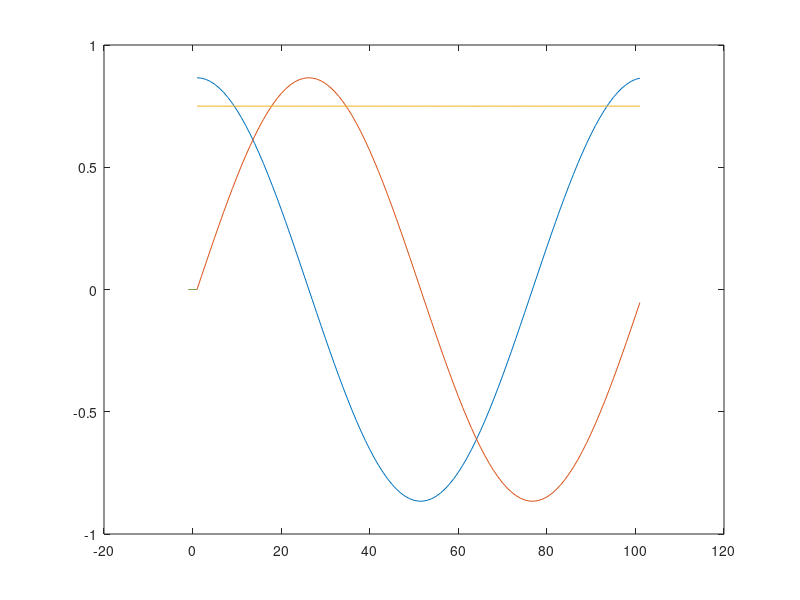

The MATLAB script that drew this image: (Note: this script raises an error after producing the figure.)
clc; close all; clear;
cd     '/people/gesla/Documents/git/mtb-work/sn-stab/sn-noack';
%%

% Noack system
% f=[mu*u-v*g-w*u;
%     mu*v+u/g-v*w;
%     -w+u^2+v^2*g*g];

clc; clear; close all;
%%
%
%parms
% it=it+1;
% mu=0.04; r=sqrt(mu); gm=1; %gamma
% mu=0.04+it*0.04; r=sqrt(mu); gm=1; %gamma
mu=3/4; r=sqrt(mu); gm=1; %gamma
neq=3; np=100; np=np+2; om1=1; nt=15;

%init
t=0:2*pi/(np-1):2*pi; u=r*cos(t*om1); v=r*sin(t*om1)/gm; w=r^2*ones(1,length(t));
T=2*pi; x=u; y=v; z=w;

X=[x(1:end-1)',y(1:end-1)',z(1:end-1)'];
% X=X+rand(size(X))*1e-2;

%

z=fft(X); 
arr=[1:nt]; a1=arr; arr=[arr,length(z)-fliplr(arr(1:end-1))+1];
zcut=z*0; zcut(arr,:)=z(arr,:);
X2=ifft(zcut);

close all;
plot(X); hold on;
plot(X2); hold on;
%
z1=zcut(a1,:)./(np-1);
om=2*pi/T;
an=angle(sum(z1(2,1))); %this could be better
z1=z1.*exp(-an*1i*[0:nt-1]');
angle(sum(z1(:,1)))
% zcut(arr,:)=zcut(arr,:).*exp(an*1i*[arr-1]');
% X3=ifft(zcut);
% plot(X3); hold on;
% x=real(z1(1,1)+z1(2,1)*exp(i*om*t)+z1(3,1)*exp(2*i*om*t)+z1(2,1)'*exp(-i*om*t)+z1(3,1)'*exp(-2*i*om*t));
% x=real(z1(1,1)+z1(2,1)*exp(1i*om*t)+z1(2,1)'*exp(-1i*om*t));
% plot(x,'-x')
%
% z1=zcut(a1,:);
u=[reshape(real(z1.'),[3*nt,1]);reshape(imag(z1.'),[3*nt,1])];
u(nt*3*2+1)=om;
u0=u;
%
%
for i=1:15
[g,jac]=calculateRhsAndJac(3,nt,u,mu,gm,om1);
u=u-jac\g';
fprintf("it: %d \t norm(rhs): %4.2e\n",i,norm(g))
if(norm(g)<1e-12)
    break; 
end

end
close all;
semilogy(abs(reshape(u(1:3*nt)+u(3*nt+1:end-1)*1i,[3,nt])'));
grid on; grid minor;
% clf; spy(jac); grid on; grid minor;
%% stability

% u((end-1)/2+1:end)=-u((end-1)/2+1:end);
% u((end-1)/2+1:end-1)=-u((end-1)/2+1:end-1);
% [g,jac]=calculateRhsAndJac(3,nt,u,mu,gm);

j2=jac(1:end-1,1:end-1);
[evc,evs]=eig(full(j2)); evs=diag(evs);
%
close all;
plot(evs,'x'); grid on; hold on;
text(real(evs),imag(evs),num2str([1:length(evs)]')); 
% w maire ok z fd

evsAnal=[0;(-1-sqrt(1-8*mu))/2;(-1+sqrt(1-8*mu))/2;];
plot(real(evsAnal),imag(evsAnal),'o');
xlim([-1 0.4]);
% ylim([-4 4])
% exportgraphics(gcf,"spec"+num2str(it)+".png");
%%
close all;
clf;
%%
up=u; ntp=nt; 
zp=reshape(up(1:(end-1)/2),[3,ntp])'+1i*reshape(up((end-1)/2+1:(end-1)),[3,ntp])';
xp=ifft([zp;conj(flipud(zp(2:end,:)))])*((length(zp)-1)*2+1);xp=real(xp);
plot3(xp(:,1),xp(:,2),xp(:,3)); grid on; hold on; xpb=xp;

plot3(xp(1,1),xp(1,2),xp(1,3),'o');plot3(xp(2,1),xp(2,2),xp(2,3),'>');
% plot(xp)
%%
close all;
clf;
iev=86;
evs(iev)

up=[evc(:,iev);0]; ntp=nt; u1=up(1:end-1);
up=[sum(evc(:,86:87),2);0]; ntp=nt; u1=up(1:end-1);
% up=[j2*u2;0]; ntp=nt; 
% up=[u4;0]; ntp=nt; 
zp=reshape(up(1:(end-1)/2),[3,ntp])'+1i*reshape(up((end-1)/2+1:(end-1)),[3,ntp])';
xp=ifft([zp;conj(flipud(zp(2:end,:)))])*((length(zp)-1)*2+1);xp=real(xp); xpp=xp;

xp=xpp+xpb;  
plot3(xp(:,1),xp(:,2),xp(:,3)); grid on; hold on; 
xp=xpb;  
plot3(xp(:,1),xp(:,2),xp(:,3)); grid on; hold on; 

% plot(xpp+xpb)

%% expo counterpart
ll=length(xp); sigma=evs(iev);
t=0:2*pi/ll:2*pi-2*pi/ll;
xp=xpp.*(exp(sigma*t)');

z2=fft(xp)./length(xp);
u2=z2(1:nt,:); 
u2=[reshape(real(u2.'),[3*nt,1]);reshape(imag(u2.'),[3*nt,1])]; 
%%
clf; ip=1; plot(up(ip:3:end-1),'x-'); hold on; plot(u2(ip:3:end),'x-');  u3=j2*u2; plot(u3(ip:3:end),'x-')
%%
up=[evc(:,12);0]; ntp=nt;
zp=reshape(up(1:(end-1)/2),[3,ntp])'+1i*reshape(up((end-1)/2+1:(end-1)),[3,ntp])';
xp=ifft([zp;conj(flipud(zp(2:end,:)))])*((length(zp)-1)*2+1);xp=real(xp);
xp=xp+xpb;  plot3(xp(:,1),xp(:,2),xp(:,3)); grid on; hold on; 

up=[evc(:,13);0]; ntp=nt;
zp=reshape(up(1:(end-1)/2),[3,ntp])'+1i*reshape(up((end-1)/2+1:(end-1)),[3,ntp])';
xp=ifft([zp;conj(flipud(zp(2:end,:)))])*((length(zp)-1)*2+1);xp=real(xp);
xp=xp+xpb; plot3(xp(:,1),xp(:,2),xp(:,3)); grid on; hold on; 

% up=[evc(:,3);0]; ntp=nt2;
% zp=reshape(up(1:(end-1)/2),[3,ntp])'+1i*reshape(up((end-1)/2+1:(end-1)),[3,ntp])';
% xp=ifft([zp;conj(flipud(zp(2:end,:)))])*((length(zp)-1)*2+1);xp=real(xp);
% plot3(xp(:,1),xp(:,2),xp(:,3)); grid on; xpp=xp;

%% not trzeba to przemyslec
